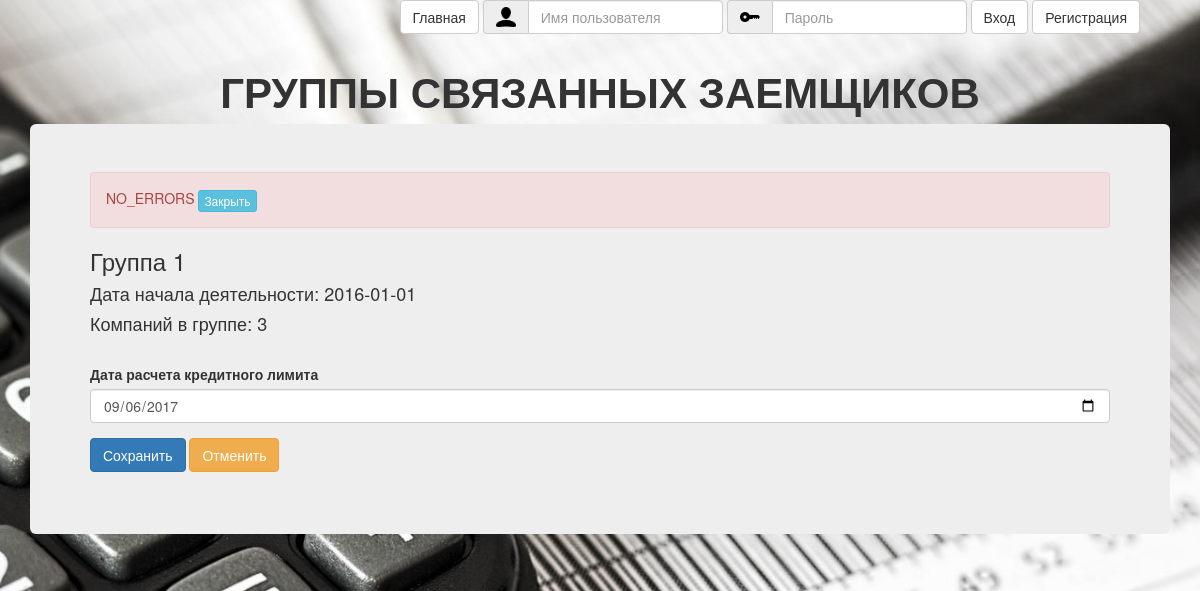
The app's page /cred_limit/date_calc_limit_edit.php?GSZ_Id=1, older data.
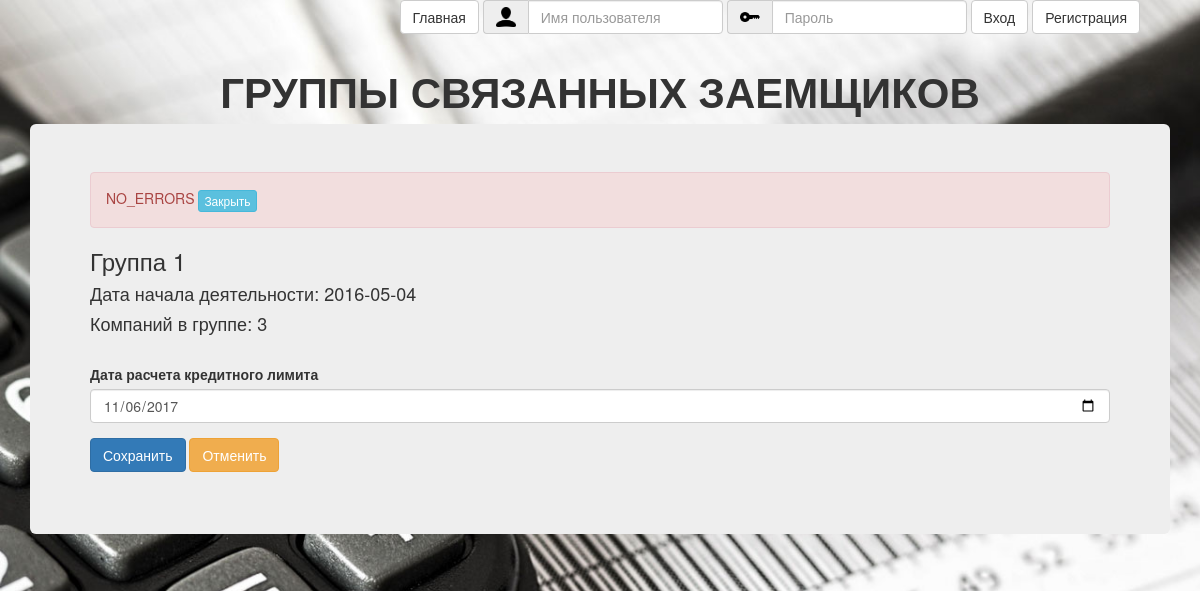
The same page, newer data.
### tables this page shows
CREATE TABLE `calc_limit_dates` (
  `Id` tinyint(2) NOT NULL,
  `Date_calc_limit` date NOT NULL,
  `GSZ_Id` tinyint(2) UNSIGNED NOT NULL
);

### cred_limit/script/cred_limit_scripts.php (called while the page is built, shortened)
<?php
require_once($_SERVER['DOCUMENT_ROOT'].'/script/app_config.php');
class GSZ_Item
{
	function __construct($id)
	{
		$query = "SELECT `Brief_Name`, `Full_Name` FROM GSZ WHERE `Id`={$id}";
		$row = getRow($query);
		$this->Brief_Name = htmlspecialchars($row['Brief_Name']);
		$query = "SELECT min(`Date_Begin_Work`) FROM `company` WHERE `GSZ_Id`={$id}";
		$Date_Begin_Work = getCell($query);
		$this->Date_Begin_Work = (is_null($Date_Begin_Work) ? "" : $Date_Begin_Work);
		$query = "SELECT COUNT(*) FROM `company` WHERE `GSZ_Id`={$id}";
		$NumberCompany = getCell($query);
		$this->NumberCompany = $NumberCompany;
		$query = "SELECT `Id`, `Date_calc_limit` FROM `calc_limit_dates` WHERE `GSZ_Id`={$id}";
		$result_array = getRow($query);
		$Date_calc_limit = $result_array['Date_calc_limit'];
		$this->Date_calc_limit = (is_null($Date_calc_limit) ? "" : $Date_calc_limit);
	}
}
function get_error_message()
{
	if (isset($_GET['error']))
		return (ERROR_MESSAGE_PREFIX . '<strong>'.htmlspecialchars(urldecode($_GET['error'])).'.</strong>');
	else
		return NO_ERRORS_MESSAGE;
}

### script/finansist_scripts.php (called while the page is built, shortened)
<?php
function xss($data)
{
    if (is_array($data))
    {
        $escaped = array();
        foreach ($data as $key => $value)
        {
            $escaped[$key] = xss($value);
        }
        return $escaped;
    }
    return trim(htmlspecialchars($data));
}
function getCell($query)
{
    global $mysqli;
    $result_set = $mysqli->query($query);
    $arr = array_values($result_set->fetch_assoc());
    return $arr[0];
}
function getRow($query)
{
    global $mysqli;
    $result_set = $mysqli->query($query);
    $row = $result_set->fetch_assoc();
    return $row;
}
?>

### script/app_config.php (called while the page is built, shortened)
<?php
require_once 'finansist_scripts.php';
$get = xss($_GET);

### cred_limit/date_calc_limit_edit.php (the view, shortened to what this page needs)
<?php
	require_once('script/cred_limit_scripts.php');
	include_once ($_SERVER['DOCUMENT_ROOT'].'\registration\header_login.php');
	$GSZ_item = new GSZ_item($get['GSZ_Id']);
	$error_message = get_error_message();
?>
<!DOCTYPE html>
<html>
<head>
	<link href="/css/bootstrap.min.css" rel="stylesheet"/>
	<link href="/css/style.css" rel="stylesheet"/>
	<link rel="stylesheet" href="/css/themes/bootstrap.css">
</head>
<body>
	<div class="container">
		<header>
			<h2 class="text-center">ГРУППЫ СВЯЗАННЫХ ЗАЕМЩИКОВ</h2>
		</header>
		<div class="jumbotron">
			<div id="error_message_div" class="alert alert-danger" role="alert">
				<span id="error_message"><?=$error_message?></span>
				<button id="btnError_message" type="button" class="btn btn-info btn-xs">Закрыть</button>
			</div>
			<h3><?=$GSZ_item->Brief_Name?></h3>
			<h4>Дата начала деятельности: <?=$GSZ_item->Date_Begin_Work?></h4>
			<h4>Компаний в группе: <?=$GSZ_item->NumberCompany?></h4>
			<br>
			<form name="edit_form" id="edit_form" action="<?=HTML_PATH_DATE_CALC_LIMIT_SAVE?>" method="POST">
				<div class="form-group">
					<label for="Date_calc_limit">Дата расчета кредитного лимита</label>
					<input type="date" required class="form-control company_input" name="Date_calc_limit" id="Date_calc_limit" value="<?=$GSZ_item->Date_calc_limit?>" >
				</div>
				<button type="submit" class="btn btn-primary">Сохранить</button>
				<button type="button" class="btn btn-warning" onClick="history.back();">Отменить</button>
			</form>
		</div>
</body>
</html>

Row changes from the older to the newer data that the page shows:
removed calc_limit_dates: Date_calc_limit "09/06/2017"
now on this page (row edited): calc_limit_dates: Date_calc_limit "11/06/2017"
Text that changed along with them:
$GSZ_item->Date_Begin_Work: "2016-01-01" → "2016-05-04"
